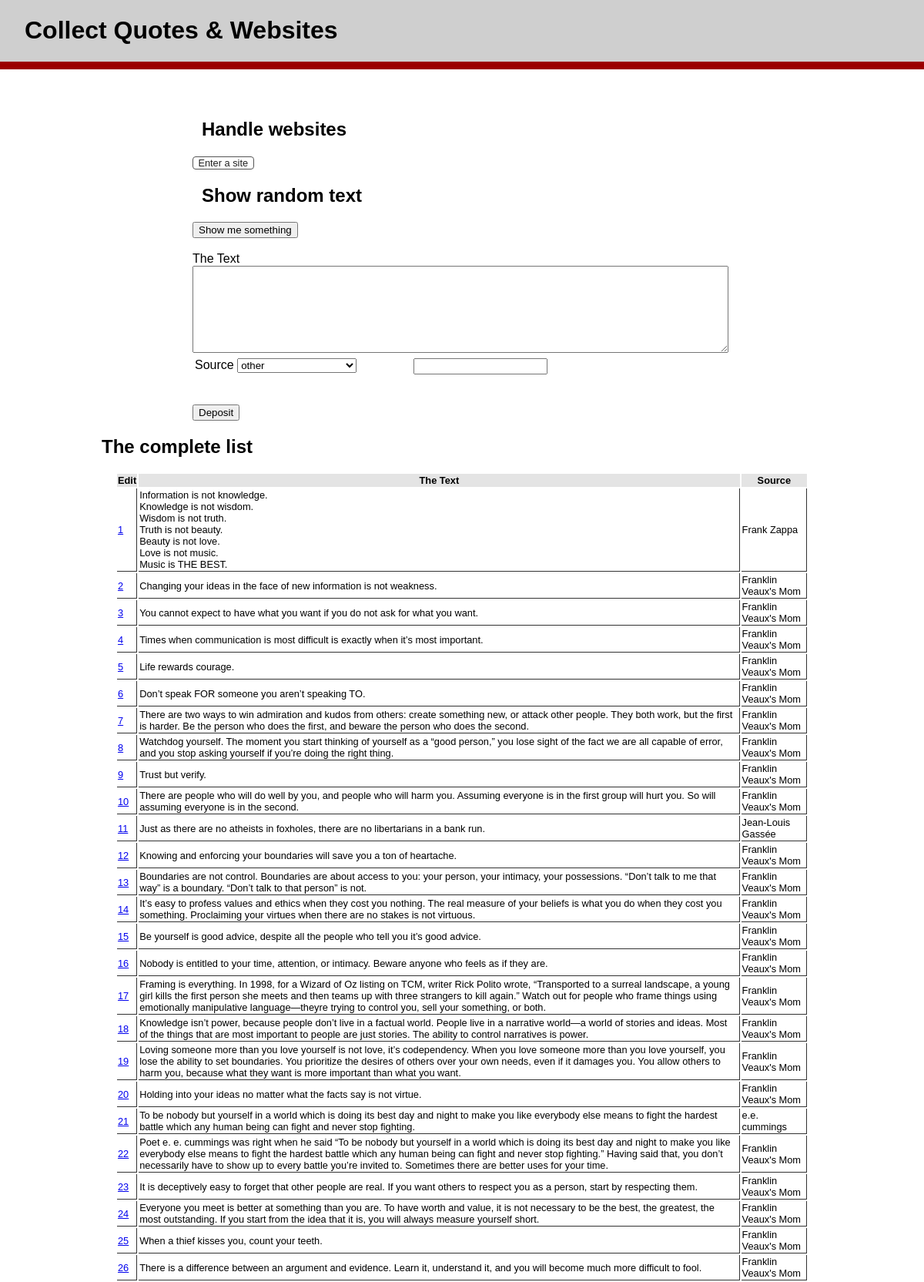
The page / (upper part) on the database its author committed.
### tables this page shows
CREATE TABLE `text_block` (
  `id` mediumint(9) NOT NULL,
  `text_source` mediumint(9) DEFAULT NULL,
  `char_count` int(11) DEFAULT NULL,
  `text_block` text NOT NULL
);

CREATE TABLE `text_source` (
  `id` mediumint(9) NOT NULL,
  `descriptor` varchar(75) NOT NULL
);

### controllers/DbClass.php (called while the page is built, shortened)
<?php
require_once "db_config.php";
class DbClass
{
    protected  $conn;
    public function __construct() {
        global $DATABASE;
        global $DB_USER;
        global $DB_PASSWORD;
        global $DB_PORT;
        global $DB_SERVER;
        try {
            $this->conn = mysqli_init();
            $this->conn->options(MYSQLI_OPT_SSL_VERIFY_SERVER_CERT, true);
            $this->conn->real_connect($DB_SERVER, $DB_USER, $DB_PASSWORD , $DATABASE, $DB_PORT);
        } catch(Exception $e) {
            echo "problem connecting to the database: " . $e->getLine() . ' - ' . $e->getMessage();
        }
    }
    function getTableNoParams($sql) {
        try {
            $stmt = $this->conn->prepare($sql);
            $result = $stmt->execute();
            $mysqli_result = $stmt->get_result();
            return $mysqli_result->fetch_all(MYSQLI_ASSOC);
        } catch (Exception $e) {
            echo "Fail in getTableNoParams $sql: " . $e->getLine() .
                 ": " . $this->conn->error;;
            return null;
        }
    }
}

### controllers/db_config.php (called while the page is built)
<?php
$DB_SERVER    = 'localhost';
$DB_USER      = 'dev_user';
$DB_PASSWORD  = 'Clyde&Bella1';
$DATABASE     = 'random_text_db';
$DB_PORT      = '3306';

### index.php (the view, shortened to what this page needs)
<?php
require_once "controllers/functions.php";
$db_obj = new DbClass();
$sql = "SELECT text_block.id, text_block.text_block, text_source.descriptor FROM text_block ";
$sql .= " JOIN text_source ON text_block.text_source=text_source.id ";
$text_table = $db_obj->getTableNoParams($sql) ;
?>
<!DOCTYPE html>
<html lang="en">
<HEAD>
  <link rel="stylesheet" href="style.css">
</HEAD>
<body>
<header id="dynamic_header" class="page_header">
  <div class="centered">
  <h1>Collect Quotes &  Websites</h1>
  </div>
</header>
<article id="wrapper" class="display width_80">
	<div class="working_display">
 	<h2>Handle websites</h2>
 	<a class="edit_button" href="./website.php">Enter a site</a>
 	<h2>Show random text</h2>
    <button id="show_quote_button">Show me something</button><br><br>
	<form id="new_quote">
	   <label for="text_block">The Text</label>
	   <textarea id="text_block" name='text_block'></textarea>
	   <br>
	   <div class="flex_container_100">
	     <div class="flex_item_40">
		  <label for="text_source">Source</label>
	     	<?php
	     	echo buildSourceSelect();
	     	?>
		 </div>
	     <div class="flex_item_40">
		  <input type="text" id="text_source" class="width_60" name='text_source' value="" >
	     </div>
	     <div id="edit_link_space" class="flex_item_8em">
	     </div>
	   </div>
	   <br><br>
	   <button id="add_new_quote" value="add_new_quote">Deposit</button>
	</form>
	</div>
	<h2>The complete list</h2>
	<table id="quote_list"  class="table_table db_table_list">
	<thead>
	   <tr><th>Edit</th><th>The Text</th><th>Source</th></tr>
	</thead>
	<tbody>
	<?php
	foreach($text_table as $row) {
		echo '<tr>';
		$url = './EditText.php?id=' . $row['id'];
		$the_text = plainText2Breaks($row['text_block']);
		echo "<td><a href='$url'>" . $row['id'] . "</a></td>";
		echo "<td>$the_text</td>";
		echo "<td>" . $row['descriptor'] . "</td>";
		echo '</tr>' . "\n";
	}
	?>
	 </tbody>
	</table>
</article>
</body>
</html>

### controllers/functions.php (shortened to what this page needs)
<?php
function plainText2Breaks($plain_text){
    $paragraphs = trim($plain_text);
    if(!empty($paragraphs)){
        $paragraphs = preg_replace('/[\r\n]+/', '<br>', $paragraphs);
    }
    return $paragraphs;
}
function buildSourceSelect($current_choice=0, $disabled=0) {
	$pulldownList = getPulldownList('text_source', 'id', 'descriptor');
	$buffer  = '<select id="text_source_pulldown" name="text_source_pulldown" >' . "\n";
	$buffer .= '<option value="0" >other</option>' . "\n";
	foreach($pulldownList as $choice) {
		$buffer .= '<option value="' . $choice['id'] . '" ';
		$buffer .= '>' . $choice['descriptor'] . '</option>' . "\n";
	}
	$buffer .= "</select>\n";
	return $buffer;
}
    function getPulldownList($tablename, $id_name, $label_name) {
         $sql = "SELECT $id_name, $label_name FROM  $tablename";
        $db_obj = new DbClass();
        $db_table = $db_obj->getTableNoParams($sql);
        return     $db_table;
    }

### style.css (style rules this page uses)
html, body { font-family: "Helvetica", "Helvetica Neue", "Helvetica", "Arial"; width: 100%; height: 100%; padding: 0; margin: 0; }
article { width: 90%; }
h1 { padding-left: 1em; }
h2 { font-size: 1.5em; padding-left: 0.5em; }
.working_display { width: 700px; margin: auto; }
textarea { width: 690px; height: 8em; margin: auto; }
.width_80 { width: 80%; }
.width_60 { width: 60%; }
.centered { text-align: center; }
.flex_container_100 { display: flex; margin-left: auto; margin-right: auto; width: 100%; justify-content: space-evenly; flex-direction: row; }
.flex_item_8em { flex-basis: 8em; padding: 3px; }
.flex_item_40 { flex-basis: 40%; padding: 3px; }
.page_header { top: 0; left: 0; right: 0; border-bottom: 10px #9B0000 solid; width: 100%; background-color: #cfcfcf; z-index: 10; opacity: 1.0; position: fixed; }
.page_header h1 { vertical-align: top; overflow: hidden; display: inline; float: left; }
.delete_button, .edit_button { font-size: 0.8em; text-decoration: none; text-align: center; padding: 0 0.5em; border: 1px solid #555; border-radius: 4px; }
a.edit_button:link, a.edit_button.visited, a.edit_button.active { color: #222; }
tr td, input { text-align: left; }
#wrapper { margin-top: 6em; position: relative; padding-top: 2.4em; }
.display { margin-left: auto; margin-right: auto; position: relative; padding: 0 1.5em; overflow-x: scroll; overflow-y: scroll; }
.db_table_list { min-width: 900px; }
.table_table { width: 90%; font-size: 80%; margin: auto; }
.table_table thead { background-color: #e4e4e4; }
.table_table td { border-bottom: 1px #333 solid; border-right: 1px #333 solid; }

### rows shown on the page
text_block: id "1", text_block "Information is not knowledge. Knowledge is not wisdom. Wisdom is not truth. Truth is not beauty. Beauty is not love. Love is not music. Music is THE BEST.", text_source.descriptor "Frank Zappa"
text_block: id "2", text_block "Changing your ideas in the face of new information is not weakness.", text_source.descriptor "Franklin Veaux's Mom"
text_block: id "3", text_block "You cannot expect to have what you want if you do not ask for what you want.", text_source.descriptor "Franklin Veaux's Mom"
text_block: id "4", text_block "Times when communication is most difficult is exactly when it’s most important.", text_source.descriptor "Franklin Veaux's Mom"
text_block: id "5", text_block "Life rewards courage.", text_source.descriptor "Franklin Veaux's Mom"
text_block: id "6", text_block "Don’t speak FOR someone you aren’t speaking TO.", text_source.descriptor "Franklin Veaux's Mom"
text_block: id "7", text_block "There are two ways to win admiration and kudos from others: create something new, or attack other people. They both work, but the first is harder. Be the person who does the first, and beware the person who does the second.", text_source.descriptor "Franklin Veaux's Mom"
text_block: id "8", text_block "Watchdog yourself. The moment you start thinking of yourself as a “good person,” you lose sight of the fact we are all capable of error, and you stop asking yourself if you’re doing the right thing.", text_source.descriptor "Franklin Veaux's Mom"
text_block: id "9", text_block "Trust but verify.", text_source.descriptor "Franklin Veaux's Mom"
text_block: id "10", text_block "There are people who will do well by you, and people who will harm you. Assuming everyone is in the first group will hurt you. So will assuming everyone is in the second.", text_source.descriptor "Franklin Veaux's Mom"
text_block: id "11", text_block "Just as there are no atheists in foxholes, there are no libertarians in a bank run.", text_source.descriptor "Jean-Louis Gassée"
text_block: id "12", text_block "Knowing and enforcing your boundaries will save you a ton of heartache.", text_source.descriptor "Franklin Veaux's Mom"
text_block: id "13", text_block "Boundaries are not control. Boundaries are about access to you: your person, your intimacy, your possessions. “Don’t talk to me that way” is a boundary. “Don’t talk to that person” is not.", text_source.descriptor "Franklin Veaux's Mom"
text_block: id "14", text_block "It’s easy to profess values and ethics when they cost you nothing. The real measure of your beliefs is what you do when they cost you something. Proclaiming your virtues when there are no stakes is not virtuous.", text_source.descriptor "Franklin Veaux's Mom"
text_block: id "15", text_block "Be yourself is good advice, despite all the people who tell you it’s good advice.", text_source.descriptor "Franklin Veaux's Mom"
text_block: id "16", text_block "Nobody is entitled to your time, attention, or intimacy. Beware anyone who feels as if they are.", text_source.descriptor "Franklin Veaux's Mom"
text_block: id "17", text_block "Framing is everything. In 1998, for a Wizard of Oz listing on TCM, writer Rick Polito wrote, “Transported to a surreal landscape, a young girl kills the first person she meets and then teams up with three strangers to kill again.” Watch out for people who frame things using emotionally manipulative language—theyre trying to control you, sell your something, or both.", text_source.descriptor "Franklin Veaux's Mom"
text_block: id "18", text_block "Knowledge isn’t power, because people don’t live in a factual world. People live in a narrative world—a world of stories and ideas. Most of the things that are most important to people are just stories. The ability to control narratives is power.", text_source.descriptor "Franklin Veaux's Mom"
text_block: id "19", text_block "Loving someone more than you love yourself is not love, it’s codependency. When you love someone more than you love yourself, you lose the ability to set boundaries. You prioritize the desires of others over your own needs, even if it damages you. You allow others to harm you, because what they want is more important than what you want.", text_source.descriptor "Franklin Veaux's Mom"
text_block: id "20", text_block "Holding into your ideas no matter what the facts say is not virtue.", text_source.descriptor "Franklin Veaux's Mom"
text_block: id "21", text_block "To be nobody but yourself in a world which is doing its best day and night to make you like everybody else means to fight the hardest battle which any human being can fight and never stop fighting.", text_source.descriptor "e.e. cummings"
text_block: id "22", text_block "Poet e. e. cummings was right when he said “To be nobody but yourself in a world which is doing its best day and night to make you like everybody else means to fight the hardest battle which any human being can fight and never stop fighting.” Having said that, you don’t necessarily have to show up to every battle you’re invited to. Sometimes there are better uses for your time.", text_source.descriptor "Franklin Veaux's Mom"
text_block: id "23", text_block "It is deceptively easy to forget that other people are real. If you want others to respect you as a person, start by respecting them.", text_source.descriptor "Franklin Veaux's Mom"
text_block: id "24", text_block "Everyone you meet is better at something than you are. To have worth and value, it is not necessary to be the best, the greatest, the most outstanding. If you start from the idea that it is, you will always measure yourself short.", text_source.descriptor "Franklin Veaux's Mom"
text_block: id "25", text_block "When a thief kisses you, count your teeth.", text_source.descriptor "Franklin Veaux's Mom"
text_block: id "26", text_block "There is a difference between an argument and evidence. Learn it, understand it, and you will become much more difficult to fool.", text_source.descriptor "Franklin Veaux's Mom"
